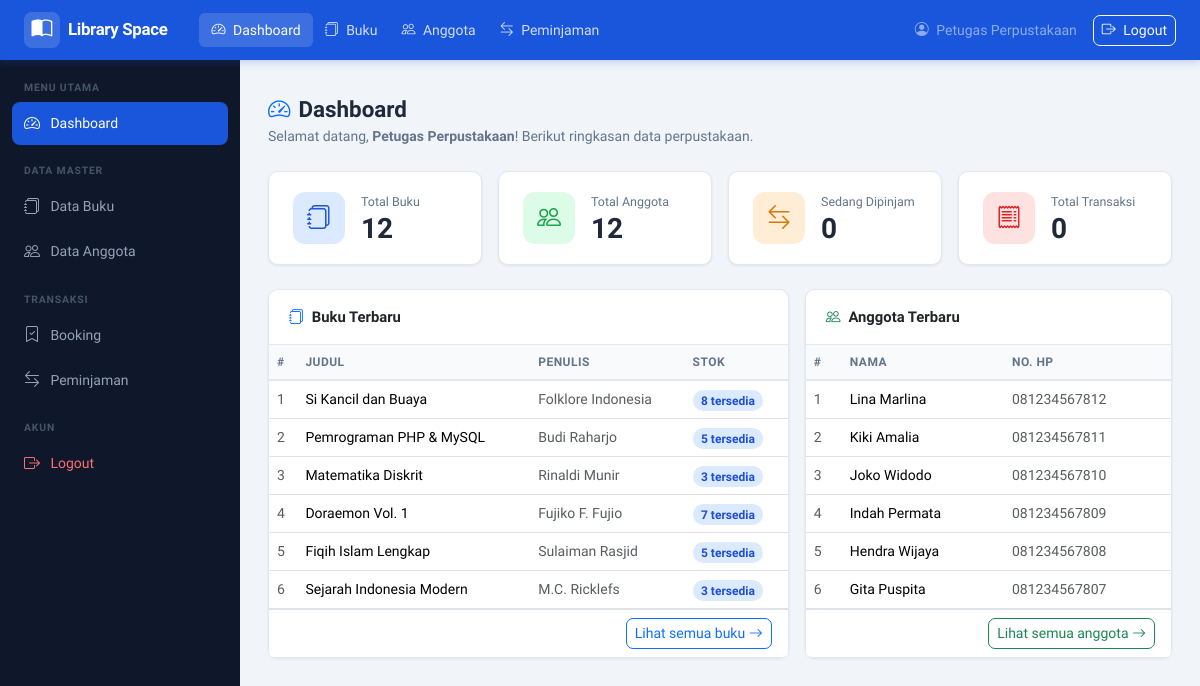
The app's page /pages/dashboard/ (signed in), older data.
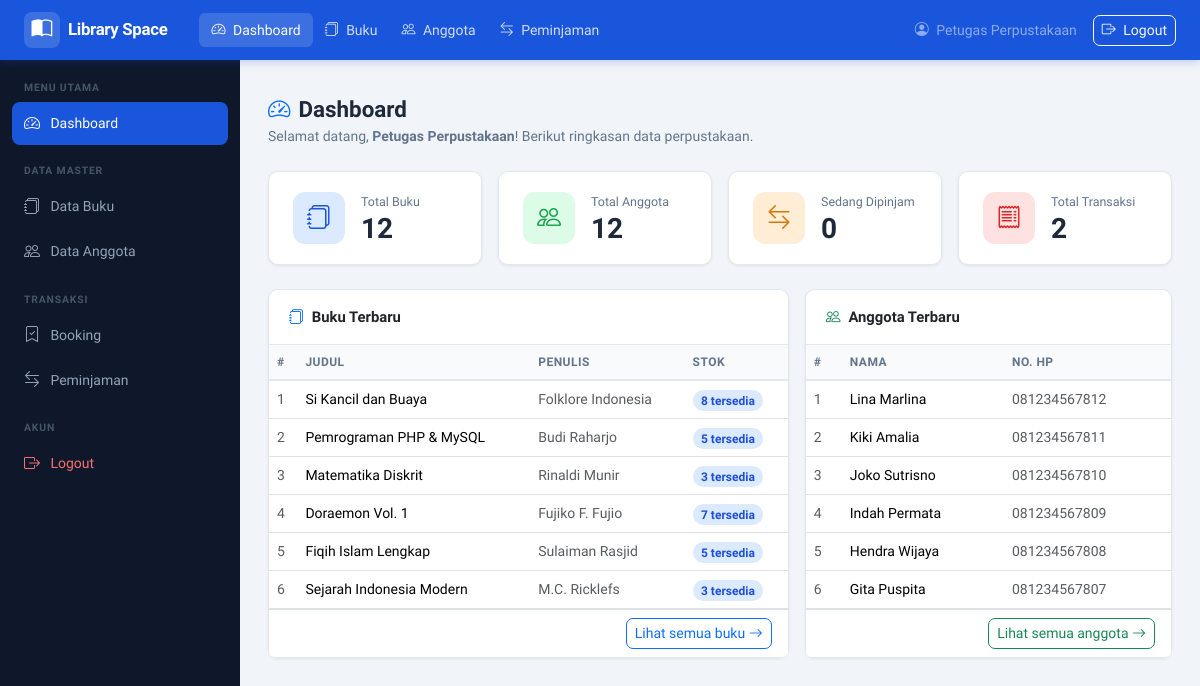
The same page, newer data.
### tables this page shows
CREATE TABLE anggota (
  id_anggota INT AUTO_INCREMENT PRIMARY KEY,
  nama       VARCHAR(100) NOT NULL,
  alamat     TEXT         NOT NULL,
  no_hp      VARCHAR(20)  NOT NULL UNIQUE,
  created_at TIMESTAMP DEFAULT CURRENT_TIMESTAMP
);

### pages/dashboard/index.php (the view, shortened to what the changed rows need)
<?php
require_once __DIR__ . '/../../config/koneksi.php';
$total_transaksi= mysqli_fetch_row(mysqli_query($koneksi, "SELECT COUNT(*) FROM peminjaman"))[0];
require_once __DIR__ . '/../../includes/header.php';
?>
<div class="d-flex">
  <div class="main-wrapper flex-grow-1">
    <div class="pt-2">
      <div class="page-header">
        <h1><i class="bi bi-speedometer2 me-2 text-primary"></i>Dashboard</h1>
      </div>
      <div class="row g-3 mb-4">
        <div class="col-sm-6 col-xl-3">
          <div class="stat-card">
            <div>
              <div class="stat-label">Total Transaksi</div>
              <div class="stat-value"><?= $total_transaksi ?></div>
            </div>
          </div>
        </div>
      </div>
      <div class="row g-3">
        <div class="col-lg-7">
          <div class="card">
            <div class="card-body p-0">
              <div class="table-responsive">
                <table class="table table-hover align-middle mb-0">
                  <thead>
                    <tr>
                      <th>#</th>
                      <th>Judul</th>
                      <th>Penulis</th>
                      <th>Stok</th>
                    </tr>
                  </thead>
                </table>
              </div>
            </div>
          </div>
        </div>
        <div class="col-lg-5">
          <div class="card">
            <div class="card-body p-0">
              <div class="table-responsive">
                <table class="table table-hover align-middle mb-0">
                  <thead>
                    <tr>
                      <th>#</th>
                      <th>Nama</th>
                      <th>No. HP</th>
                    </tr>
                  </thead>
                  <tbody>
                    <?php
                    $ang_res = mysqli_query($koneksi,
                      "SELECT nama, no_hp FROM anggota ORDER BY id_anggota DESC LIMIT 6");
                    $no = 1;
                    while ($row = mysqli_fetch_assoc($ang_res)):
                    ?>
                    <tr>
                      <td class="text-muted"><?= $no++ ?></td>
                      <td><?= htmlspecialchars($row['nama']) ?></td>
                      <td class="text-muted"><?= htmlspecialchars($row['no_hp']) ?></td>
                    </tr>
                    <?php endwhile; ?>
                  </tbody>
                </table>
              </div>
            </div>
          </div>
        </div>
      </div>
    </div>
  </div>
</div>
<?php require_once __DIR__ . '/../../includes/footer.php'; ?>

Row changes from the older to the newer data that the page shows:
changed anggota: nama "Joko Widodo" → "Joko Sutrisno"
Text that changed along with them:
$total_transaksi: "0" → "2"
